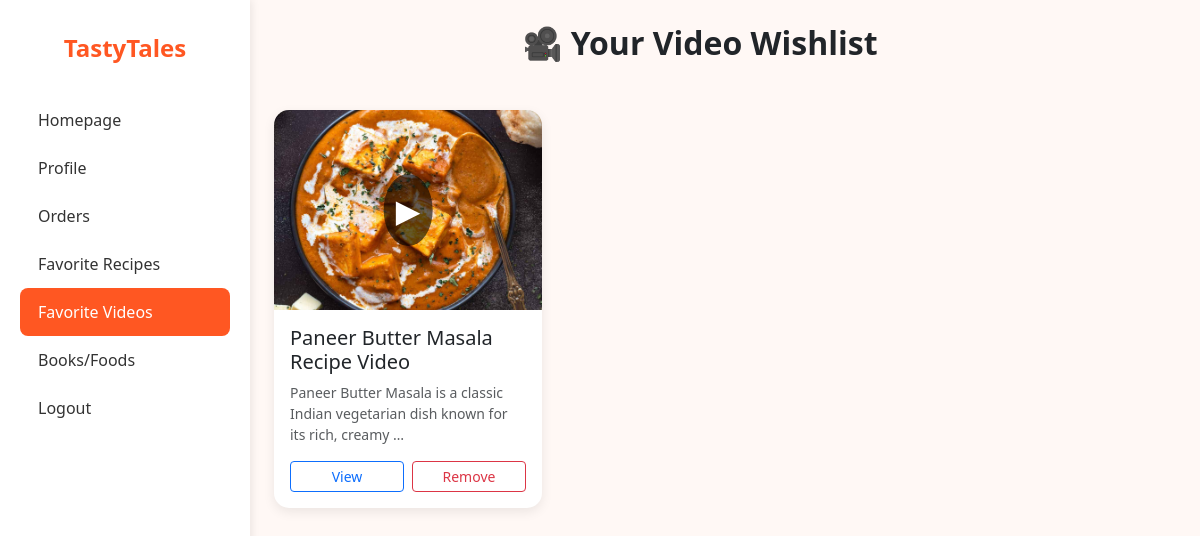
The app's page /videolike (signed in) with its own data.
### recipeproject/models.py (models this page shows)
class recipes(models.Model):
    foodname = models.CharField(max_length=255)
    foodimg = models.ImageField()
    foodinfo = models.TextField( default="No information available")
    foodprice = models.IntegerField(null=True,blank=True)
    videoSrc = models.URLField(null=True,blank=True,max_length=500)
    category = models.CharField(choices=allProducts, max_length=255)

### recipeproject/views.py (the view)
# urls.py: path('videolike',views.videolike),
def videolike(req):
    if 'user' not in req.session:
        return redirect('/homepage')
    username = req.session['user']
    try:
        user = models.users.objects.get(username=username)
        try:
            liked_ids = json.loads(user.likesv or '[]')
        except (json.JSONDecodeError, TypeError):
            liked_ids = []
        liked_items = models.recipes.objects.filter(id__in=liked_ids)
        return render(req, 'videolike.html', context={'data': liked_items})
    except models.users.DoesNotExist:
        return redirect('/login')

### recipeproject/templates/videolike.html (shortened to what this page needs)
{% load static %}
<!DOCTYPE html>
<html lang="en">
<head>
  <link href="https://cdn.jsdelivr.net/npm/bootstrap@5.3.3/dist/css/bootstrap.min.css" rel="stylesheet">
</head>
<body>
<div class="container-fluid">
  <div class="row">
    <aside class="col-md-3 d-none d-md-block sidebar">
      <div class="logo">TastyTales</div>
      <nav class="nav flex-column">
        <a href="/" class="nav-link">Homepage</a>
        <a href="/profile" class="nav-link">Profile</a>
        <a href="/carts" class="nav-link">Orders</a>
        <a href="/recipelike" class="nav-link">Favorite Recipes</a>
        <a href="/videolike" class="nav-link active">Favorite Videos</a>
        <a href="/like" class="nav-link">Books/Foods</a>
        <a href="/logout" class="nav-link">Logout</a>
      </nav>
    </aside>
    <main class="col-md-9 p-4">
      <h2 class="fw-bold text-center mb-5">🎥 Your Video Wishlist</h2>
      <div class="row g-4">
        {% for i in data %}
        <div class="col-sm-6 col-lg-4">
          <div class="video-card">
            <div class="video-thumb-wrapper">
              <img src="{% static 'webimg/' %}{{ i.foodimg }}" alt="{{ i.foodname }}">
              <div class="play-icon">▶</div>
            </div>
            <div class="video-content">
              <h5>{{ i.foodname }}</h5>
              <p class="text-muted small">{{ i.foodinfo|truncatewords:14 }}</p>
              <div class="d-flex gap-2 mt-2">
                <a href="/video/{{ i.video.id }}/" class="btn btn-sm btn-outline-primary w-100">View</a>
                <a href="/removewishlist/{{ i.id }}/" class="btn btn-sm btn-outline-danger w-100">Remove</a>
              </div>
            </div>
          </div>
        </div>
        {% empty %}
        <div class="col-12 text-center">
          <p class="text-muted fs-5">No videos in your wishlist yet.</p>
        </div>
        {% endfor %}
      </div>
    </main>
  </div>
</div>
</body>
</html>

### recipeproject/templates/videolike.html (style rules this page uses)
:root { --primary: #ff5722; --bg: #fff8f5; --text-dark: #333; --shadow: rgba(0, 0, 0, 0.08); }
body { background-color: var(--bg); font-family: 'Segoe UI', sans-serif; }
a { text-decoration: none; color: inherit; }
.sidebar { width: 250px; background: #fff; height: 100vh; box-shadow: 2px 0 8px var(--shadow); padding: 30px 20px; }
.logo { font-size: 24px; font-weight: bold; color: var(--primary); text-align: center; margin-bottom: 30px; }
.nav-link { padding: 12px 18px; border-radius: 8px; color: var(--text-dark); }
.nav-link:hover, .nav-link.active { background-color: var(--primary); color: #fff !important; }
.video-card { border-radius: 15px; overflow: hidden; background: #fff; box-shadow: 0 4px 12px rgba(0, 0, 0, 0.08); transition: transform 0.3s ease; }
.video-thumb-wrapper { height: 200px; overflow: hidden; position: relative; }
.video-thumb-wrapper img { width: 100%; height: 100%; object-fit: cover; }
.play-icon { position: absolute; top: 50%; left: 50%; transform: translate(-50%, -50%); font-size: 32px; color: white; background-color: rgba(0, 0, 0, 0.6); border-radius: 50%; padding: 12px; }
.video-content { padding: 16px; }

### records on screen
recipes: foodimg (picture), foodname "Paneer Butter Masala Recipe Video", foodinfo "Paneer Butter Masala is a classic Indian vegetarian dish known for its rich, creamy …"
